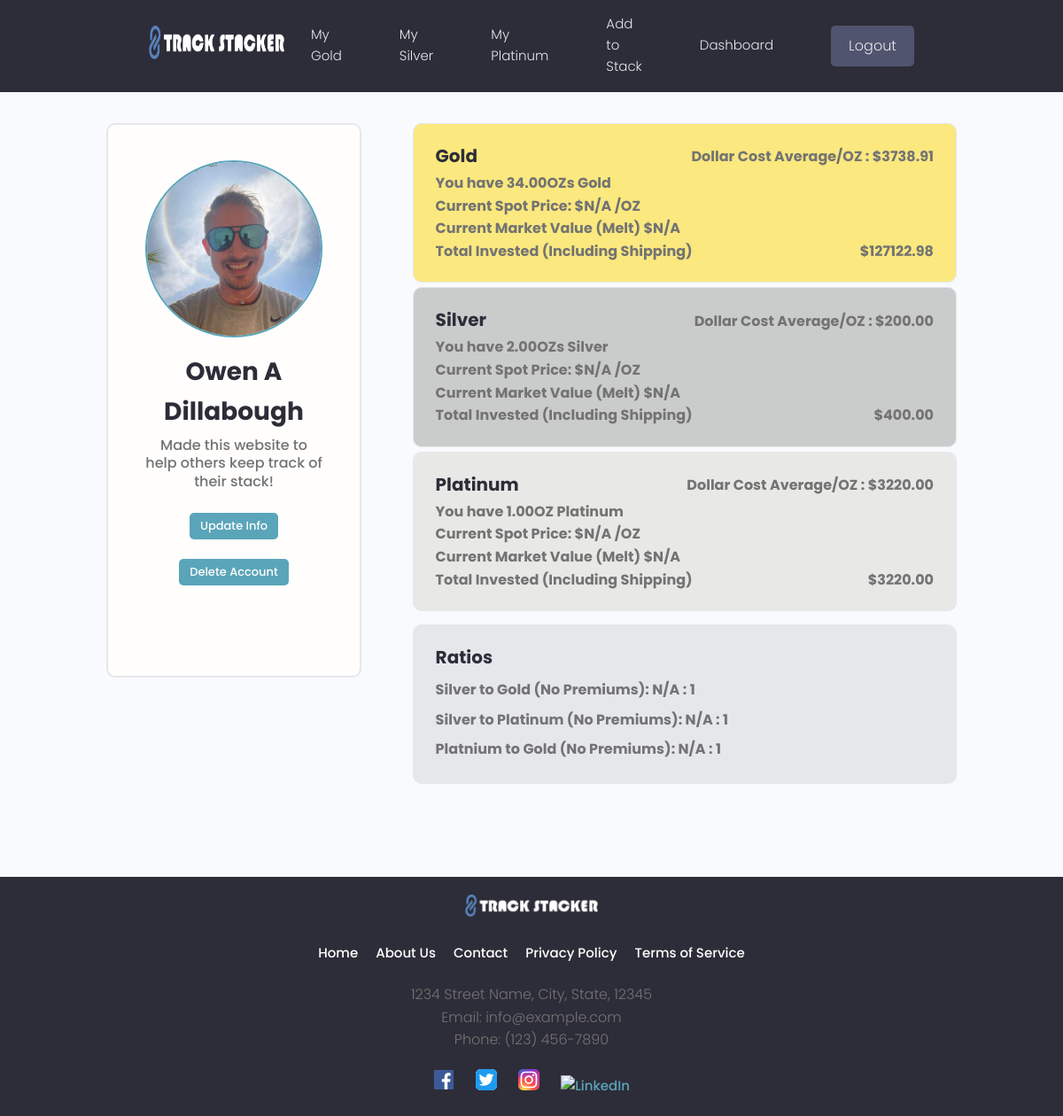
Before: /users/profile/664e1e23-9a3d-438a-bf3d-d651b54a53a1 (signed in) with the older database file.
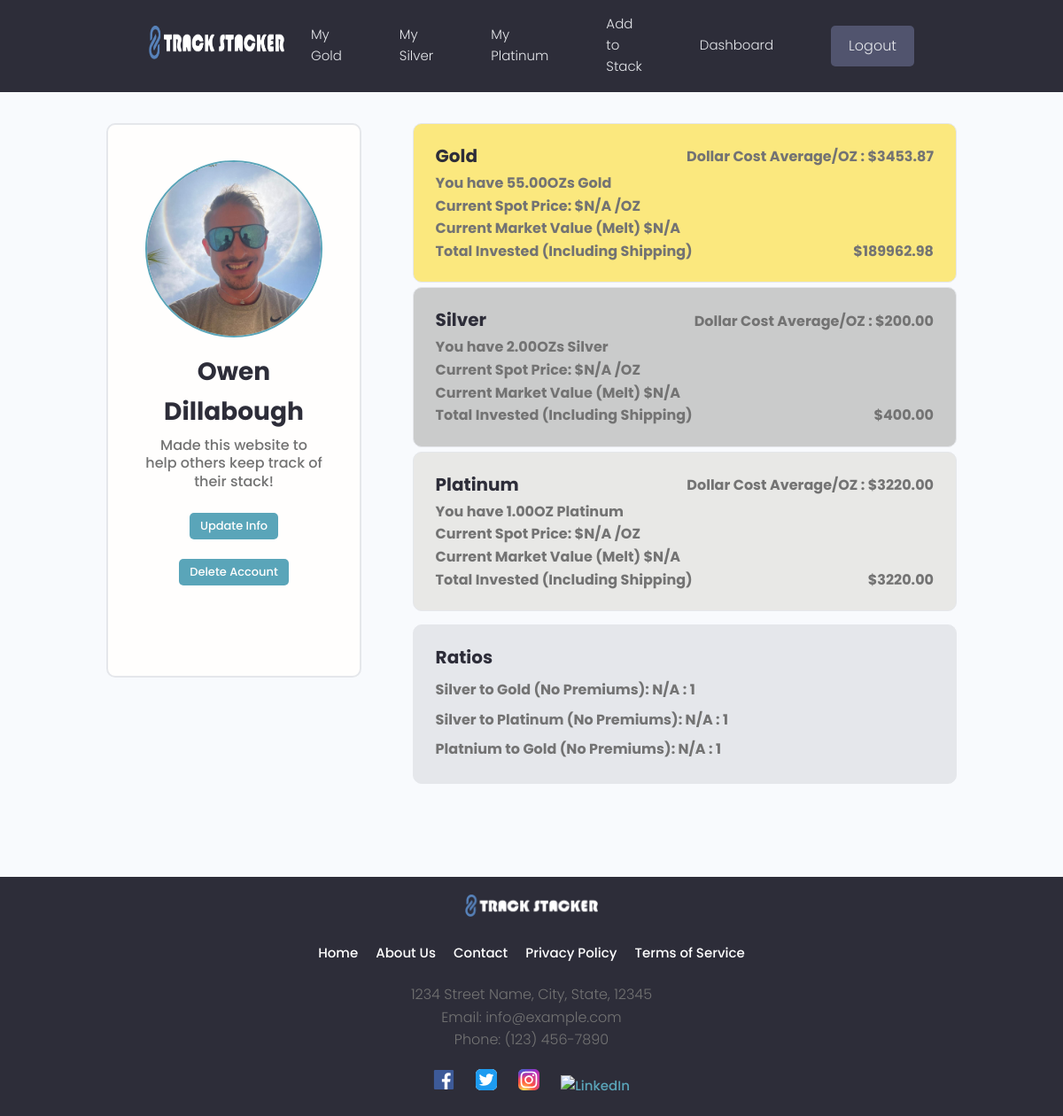
After: the same page with the newer database file.
### users/models.py (models this page shows, shortened)
class Profile(models.Model):
    user = models.OneToOneField(User, on_delete=models.CASCADE, null=True, blank=True)
    name = models.CharField(max_length=200, blank=True, null=True)
    email =models.EmailField(max_length=500, blank=True, null=True)
    username = models.CharField(max_length=200, blank=True, null=True)
    short_intro = models.CharField(max_length=500, blank=True, null=True)
    bio = models.TextField(blank=True, null=True)
    profile_image = models.ImageField(null=True, blank=True, upload_to='profiles/',
                                        default='profiles/user-default.png')
    social_facebook = models.CharField(max_length=200, blank=True, null=True)
    created = models.DateTimeField(auto_now_add=True)
    id = models.UUIDField(default=uuid.uuid4, unique=True, primary_key=True,
                            editable=False)

### users/views.py (the view)
# urls.py: path('profile/<str:pk>', views.profile, name= "profile"),
@login_required(login_url='login-user')
def profile(request, pk):
    profile = Profile.objects.get(id=pk)
    user = request.user.profile
    total_silver = round(Decimal(get_total_oz(user, 'silver')), 2)
    total_gold = round(Decimal(get_total_oz(user, 'gold')), 2)
    total_platinum = round(Decimal(get_total_oz(user, 'platinum')), 2)
    total_gold_cost, total_silver_cost, total_platinum_cost =  get_total_cost_to_purchase(profile)
    gdca = (total_gold_cost / total_gold).quantize(Decimal('0.01'), rounding=ROUND_HALF_UP)
    sdca = (total_silver_cost / total_silver).quantize(Decimal('0.01'), rounding=ROUND_HALF_UP)
    pdca = (total_platinum_cost / total_platinum).quantize(Decimal('0.01'), rounding=ROUND_HALF_UP)
    gdca_str = f"{gdca:.2f}"
    sdca_str = f"{sdca:.2f}"
    pdca_str = f"{pdca:.2f}"
    try:
        gold_price = get_live_gold()
        silver_price = get_live_silver()
        platinum_price = get_live_platinum()
    except:
        gold_price = 'N/A'
        silver_price = 'N/A'
        platinum_price = 'N/A'
    try:
        gmv = multiply(total_gold, gold_price)
        smv = multiply(total_silver, silver_price)
        pmv = multiply(total_platinum, platinum_price)
        gsr = round((float(gold_price) / float(silver_price)), 2)
        psr = round((float(platinum_price) / float(silver_price)), 2)
        pgr = round((float(gold_price) / float(platinum_price)), 2)
    except:
        pgr = 'N/A'
        psr = 'N/A'
        gmv = 'N/A'
        smv = 'N/A'
        pmv = 'N/A'
        gsr = 'N/A'
    context = {
        'gdca': gdca_str,
        'sdca': sdca_str,
        'pdca': pdca_str,
        'pgr': pgr,
        'psr': psr,
        'gsr': gsr,
        'gmv': gmv,
        'smv': smv,
        'pmv': pmv,
        'total_gold_cost': total_gold_cost,
        'total_silver_cost': total_silver_cost,
        'total_platinum_cost': total_platinum_cost,
        'gold_price': gold_price,
        'silver_price': silver_price,
        'platinum_price': platinum_price,
        'total_silver': total_silver,
        'total_gold': total_gold,
        'total_platinum': total_platinum,
        'profile': profile
    }
    return render(request, 'users/user-profile.html', context)

### tracker/utils.py (called while the page is built)
def get_total_oz(user, metal_type):
    model = {
        'silver': Silver,
        'gold': Gold,
        'platinum': Platinum
    }.get(metal_type.lower())
    if model is None:
        return 0
    total = model.objects.filter(owner=user).aggregate(total_weight=Sum('weight_troy_oz'))['total_weight']
    return total if total else 0

def get_cad_to_usd_exchange_rate():
    cad_to_usd_rate = si.get_live_price('USDCAD=X')
    return cad_to_usd_rate

def get_live_gold():
    gold_price = si.get_live_price('GC=F')
    cad_to_usd_rate = get_cad_to_usd_exchange_rate()
    gold_price_in_cad = gold_price * cad_to_usd_rate
    gold_price_rounded = round(gold_price_in_cad, 2)
    gold_price_formatted = "{:.2f}".format(gold_price_rounded)
    return gold_price_formatted

def multiply(a, b):
    result = Decimal(a) * Decimal(b)
    result_with_two_decimals = "{:.2f}".format(result)
    return result_with_two_decimals

### users/templates/users/user-profile.html (shortened to what the changed rows need)
{% extends 'main.html' %}
{% load static %}
{% block content %}
<main class="profile my-md">
    <div class="container">
      <div class="layout">
        <div class="column column--1of3">
          <div class="card text-center">
            <div class="card__body dev">
              <img class="avatar avatar--xl" src="{{profile.profile_image.url}}" />
              <h2 class="dev__name">{{profile.name}}</h2>
              <p class="dev__title">{{profile.short_intro}}</p>
              <br>
              <a href="{% url 'edit-account' %}"><button id="info_button" class="btn btn--main btn--sm">Update Info</button></a><br>
              <a href="{% url 'delete-account' %}"><button id="delete_button" class="btn btn--main btn--sm">Delete Account</button></a>
            </div>
          </div>
        </div>
        <div class="column column--2of3">
          <div class="devInfo">
            <div class="dashcard card--dark project" id="goldcard">
              <a href="#" class="project">
                <div class="metalcard__body">
                  <div class="metal_container">
                    <h3 class="project__title" id="gold_title">Gold</h3>
                    <span style="font-weight: bold;">Dollar Cost Average/OZ : ${{gdca}}</span>
                  </div>
                    <span style="font-weight: bold;">You have {{total_gold}}OZ{{ total_gold|pluralize }} Gold</span>
                    <span style="font-weight: bold;">Current Spot Price: ${{gold_price}} /OZ</span>
                    <span style="font-weight: bold;">Current Market Value (Melt) ${{gmv}}</span>
                    <div class="metal_container">
                      <span style="font-weight: bold;">Total Invested (Including Shipping)</span>
                      <span style="font-weight: bold;">${{total_gold_cost}}</span>
                    </div>
                </div>
              </a>
            </div>
          </div>
      </div>
    </div>
  </main>
{% endblock %}

Changed rows visible on the page:
changed Profile "Made this website to help others keep track of their stack!": name "Owen A Dillabough" → "Owen Dillabough"
Other visible differences:
{{ gdca }}: "3738.91" → "3453.87"
{{ total_gold }}: "34.00" → "55.00"
{{ total_gold_cost }}: "127122.98" → "189962.98"
